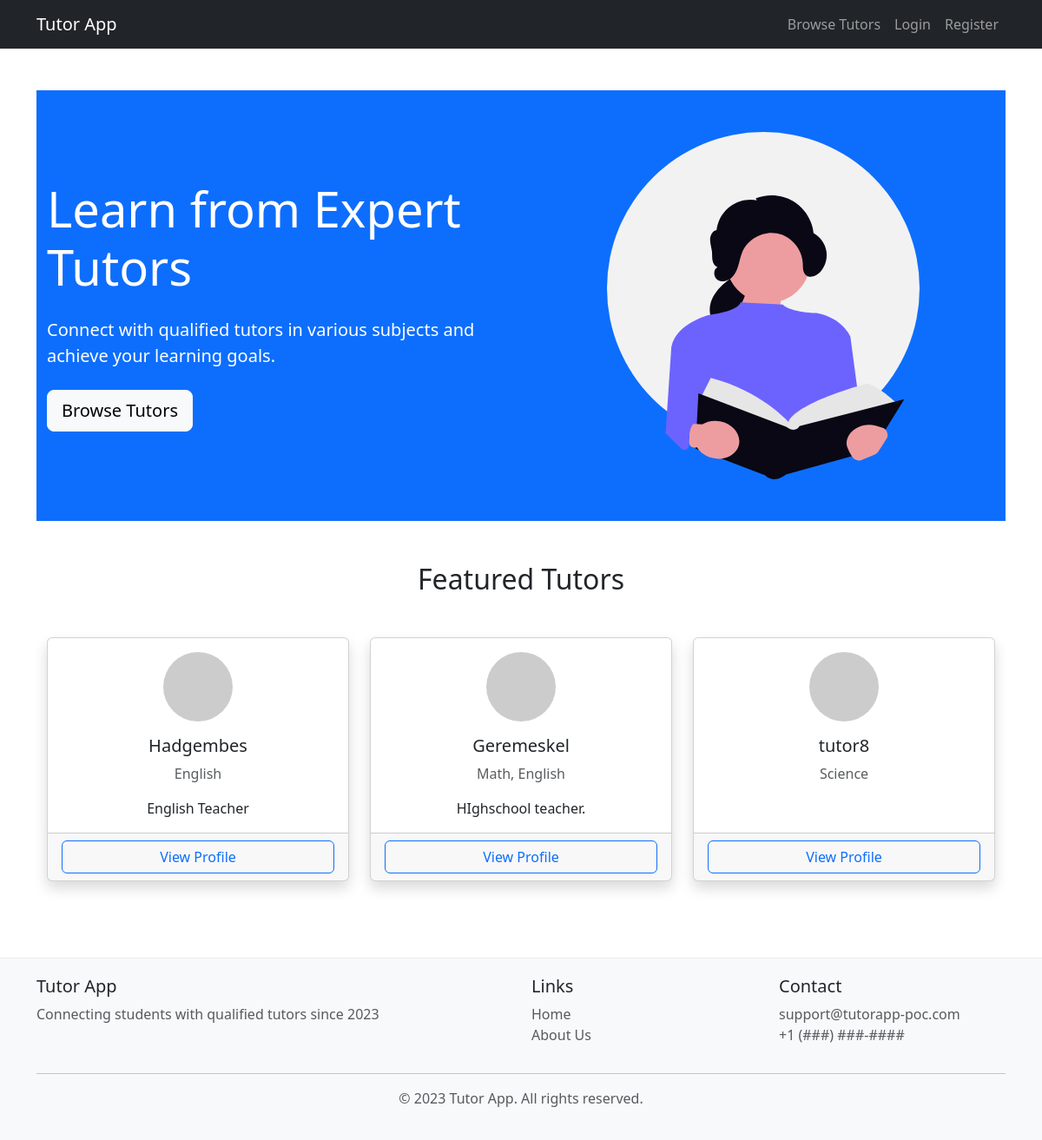
/, run on an earlier commit of the app's database.
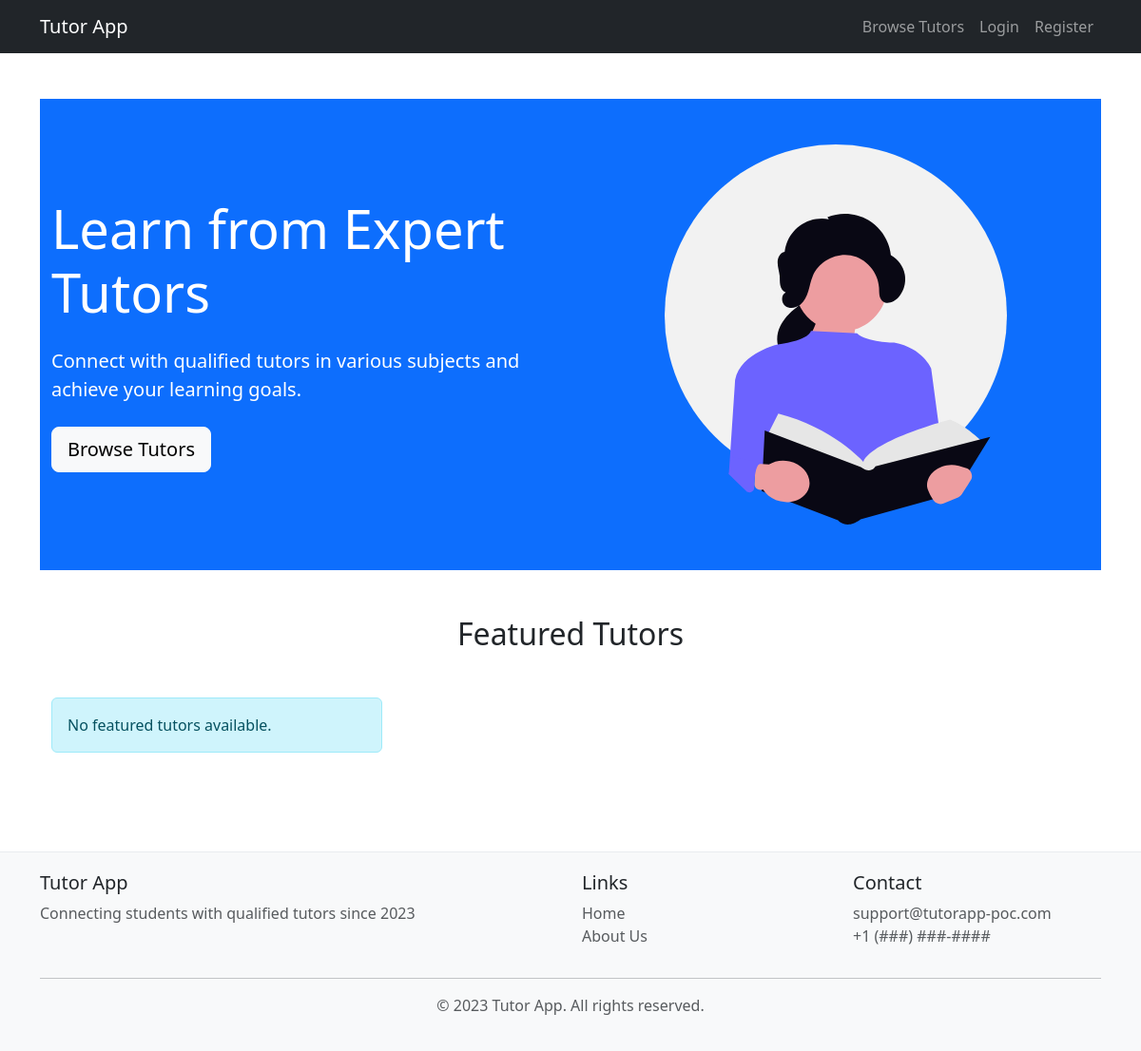
And on a later commit of the database.
### accounts/models.py (models this page shows, shortened)
class TutorProfile(models.Model):
    user = models.OneToOneField(CustomUser, on_delete=models.CASCADE, related_name='tutor_profile')
    bio = models.TextField(max_length=500, blank=True)
    subjects = models.CharField(max_length=200)
    hourly_rate = models.DecimalField(max_digits=6, decimal_places=2, default=0.00 )
    created_at = models.DateTimeField(auto_now_add=True)

class CustomUser(AbstractUser):
    USER_TYPES = (
        ('student', 'Student'),
        ('tutor', 'Tutor'),
    )
    first_name = models.CharField(max_length=30)
    last_name = models.CharField(max_length=30)
    user_type = models.CharField(max_length=10, choices=USER_TYPES, default='student')

### home/views.py (the view)
# urls.py: path('', home_view, name='home'),
def home_view(request):
    featured_tutors = TutorProfile.objects.all().order_by('-created_at')[:3]
    return render(request, 'home/home.html', {'featured_tutors': featured_tutors})

### home/templates/home/home.html
{% extends 'base.html' %}
{% block content %}
<section class="hero-section bg-primary text-white py-5">
    <div class="container">
        <div class="row align-items-center">
            <div class="col-lg-6">
                <h1 class="display-4 mb-4">Learn from Expert Tutors</h1>
                <p class="lead mb-4">Connect with qualified tutors in various subjects and achieve your learning goals.</p>
                <a href="{% url 'tutor_list' %}" class="btn btn-light btn-lg">Browse Tutors</a>
            </div>
            <div class="col-lg-6 text-center">
                <img src="/static/images/hero.svg"
                     alt="Learning illustration"
                     class="img-fluid"
                     style="max-height: 400px;">
            </div>
        </div>
    </div>
</section>
<section class="py-5">
    <div class="container">
        <h2 class="text-center mb-5">Featured Tutors</h2>
        <div class="row row-cols-1 row-cols-md-3 g-4">
            {% for tutor in featured_tutors %}
            <div class="col">
                <div class="card h-100 shadow">
                    <div class="card-body">
                        <div class="text-center">
                            <img src="https://ui-avatars.com/api/?name={{tutor.user.username}}&size=150"
                                 class="rounded-circle mb-3"
                                 alt="{{ tutor.user.username }}">
                            <h5>{{ tutor.user.username }}</h5>
                            <p class="text-muted">{{ tutor.subjects }}</p>
                            <p class="card-text">{{ tutor.bio|truncatechars:80 }}</p>
                        </div>
                    </div>
                    <div class="card-footer">
                        <div class="d-grid">
                            <a href="{% url 'tutor_detail' tutor.user.username %}" class="btn btn-outline-primary w-100">
                                View Profile
                            </a>
                        </div>
                    </div>
                </div>
            </div>
            {% empty %}
            <div class="col">
                <div class="alert alert-info">No featured tutors available.</div>
            </div>
            {% endfor %}
        </div>
    </div>
</section>
{% endblock %}

What changed in the data, as far as the page shows it:
removed TutorProfile: user.username "Hadgembes", subjects "English", bio "English Teacher"
removed TutorProfile: user.username "Geremeskel", subjects "Math, English", bio "HIghschool teacher."
removed TutorProfile: user.username "tutor8", subjects "Science"
Also different on the page:
text now shown: "No featured tutors available."
